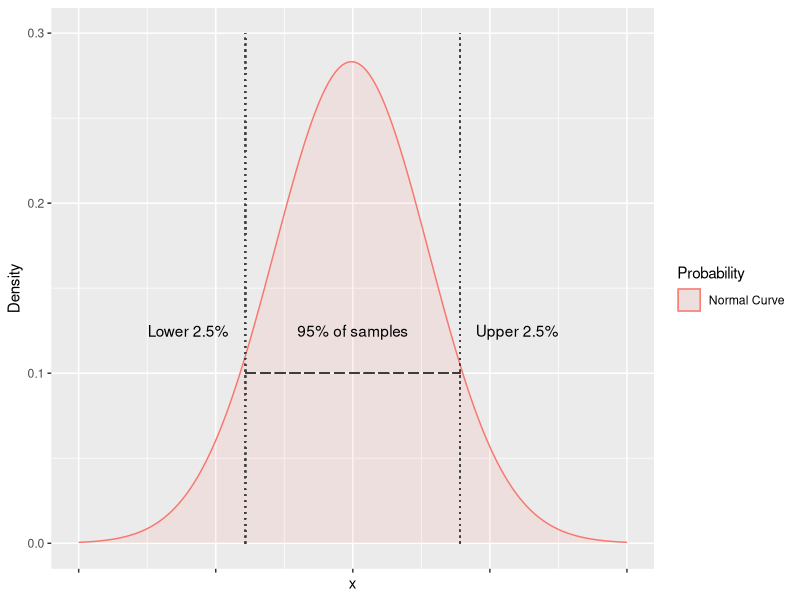
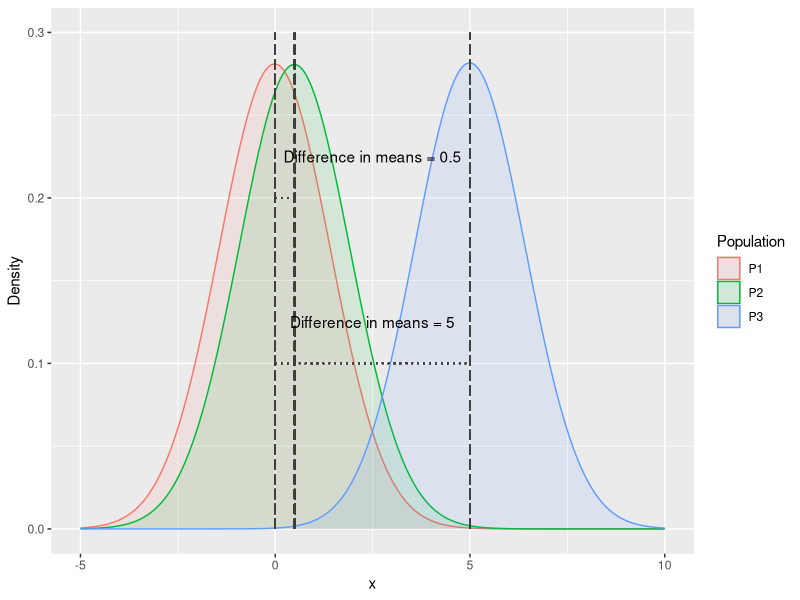
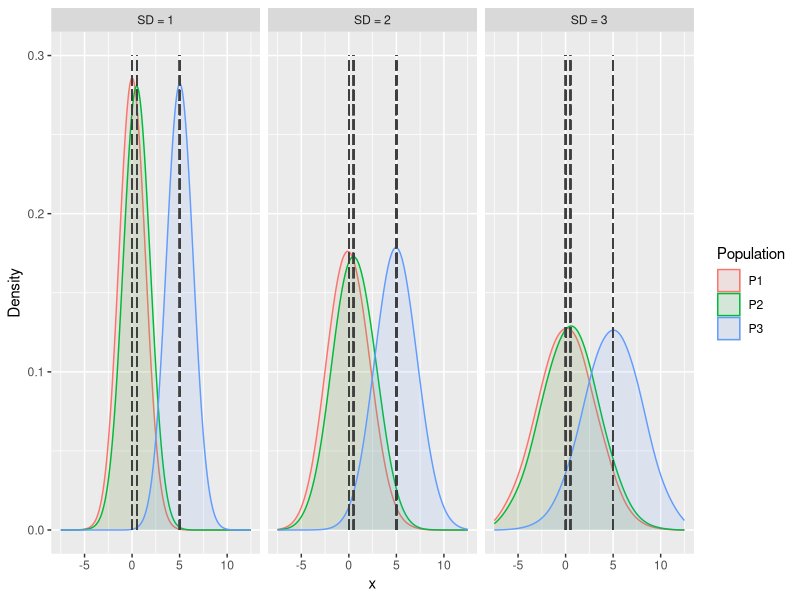
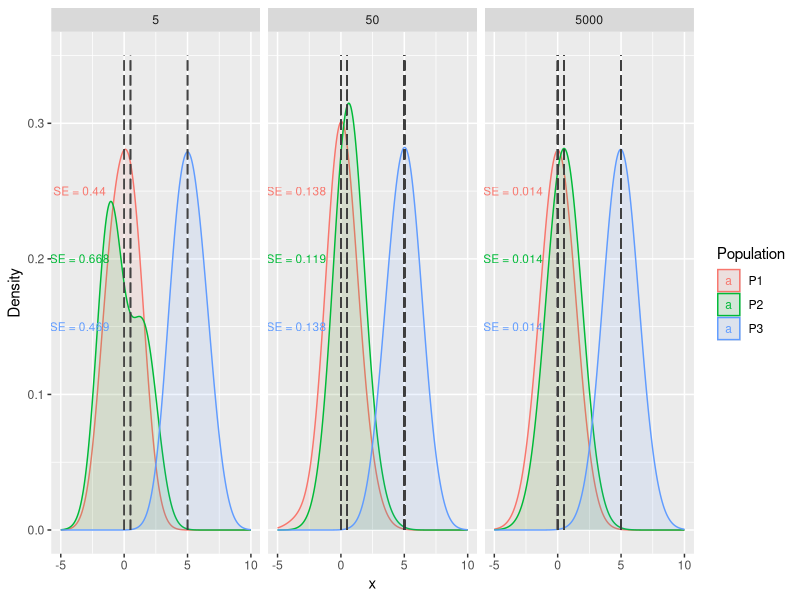
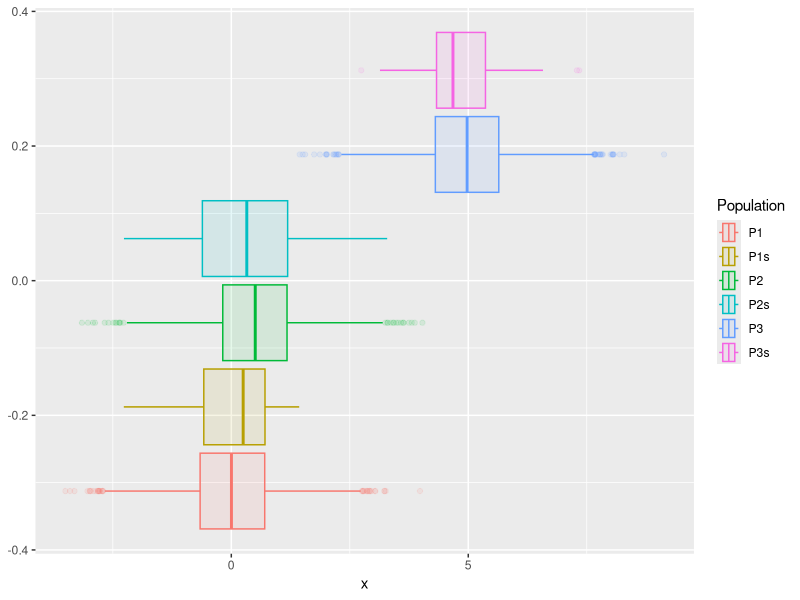

The R script that drew these images, in order:
## ---- chunk 1
library(tidyverse)

ddat <- data.frame(x = rnorm(5000, 0, 1), Probability = rep("Normal Curve", 5000))

ggplot(ddat, aes(x, fill = Probability, colour = Probability)) +
  geom_density(alpha = 0.1, bw = 1) +
  theme(axis.text.x = element_blank()) +
  geom_segment(aes(x = 1.96, y = 0, xend = 1.96, yend = 0.3), col = "gray25", size = 0.5, alpha = .2, linetype = 3) +
  geom_segment(aes(x = -1.96, y = 0, xend = -1.96, yend = 0.3), col = "gray25", size = 0.5, alpha = .2, linetype = 3) +
  geom_segment(aes(x = -1.96, y = 0.1, xend = 1.96, yend = 0.1), col = "gray25", size = 0.5, alpha = .2, linetype = 5) +
  annotate("text", x = 0, y = 0.125, label = "95% of samples") +
  annotate("text", x = 3, y = 0.125, label = "Upper 2.5%") +
  annotate("text", x = -3, y = 0.125, label = "Lower 2.5%") +
  ylab("Density") +
  xlim(-5,5)
## ---- chunk 2
#library(tidyverse)

ddat <- data.frame(x = c(rnorm(5000, 0, 1), rnorm(5000, 0.5, 1), rnorm(5000, 5, 1)), Population = c(rep("P1", 5000), rep("P2", 5000), rep("P3", 5000)))

ggplot(ddat, aes(x, fill = Population, colour = Population)) +
  geom_density(alpha = 0.1, bw = 1) +
  geom_segment(aes(x = 0, y = 0, xend = 0, yend = 0.3), col = "gray25", size = 0.5, alpha = .2, linetype = 5) +
  geom_segment(aes(x = 0.5, y = 0, xend = 0.5, yend = 0.3), col = "gray25", size = 0.5, alpha = .2, linetype = 5) +
  geom_segment(aes(x = 5, y = 0, xend = 5, yend = 0.3), col = "gray25", size = 0.5, alpha = .2, linetype = 5) +
  geom_segment(aes(x = 0, y = 0.1, xend = 5, yend = 0.1), col = "gray25", size = 0.5, alpha = .2, linetype = 3) +
  annotate("text", x = 2.5, y = 0.125, label = "Difference in means = 5") +
  geom_segment(aes(x = 0, y = 0.2, xend = 0.5, yend = 0.2), col = "gray25", size = 0.5, alpha = .2, linetype = 3) +
  annotate("text", x = 2.5, y = 0.225, label = "Difference in means = 0.5") +
  ylab("Density") +
  xlim(-5,10)
## ---- chunk 3
#| fig-height: 4

#library(tidyverse)

ddat <- rbind(data.frame(x = c(rnorm(5000, 0, 1), rnorm(5000, 0.5, 1), rnorm(5000, 5, 1)), Population = c(rep("P1", 5000), rep("P2", 5000), rep("P3", 5000)), variability = "SD = 1"), data.frame(x = c(rnorm(5000, 0, 2), rnorm(5000, 0.5, 2), rnorm(5000, 5, 2)), Population = c(rep("P1", 5000), rep("P2", 5000), rep("P3", 5000)), variability = "SD = 2"), data.frame(x = c(rnorm(5000, 0, 3), rnorm(5000, 0.5, 3), rnorm(5000, 5, 3)), Population = c(rep("P1", 5000), rep("P2", 5000), rep("P3", 5000)), variability = "SD = 3"))

ggplot(ddat, aes(x, fill = Population, colour = Population)) +
  geom_density(alpha = 0.1, bw = 1) +
  geom_segment(aes(x = 0, y = 0, xend = 0, yend = 0.3), col = "gray25", size = 0.5, alpha = .2, linetype = 5) +
  geom_segment(aes(x = 0.5, y = 0, xend = 0.5, yend = 0.3), col = "gray25", size = 0.5, alpha = .2, linetype = 5) +
  geom_segment(aes(x = 5, y = 0, xend = 5, yend = 0.3), col = "gray25", size = 0.5, alpha = .2, linetype = 5) +
  ylab("Density") +
  xlim(-7.5,12.5)  +
  facet_wrap(vars(variability))
## ---- chunk 4
#| fig-height: 4
#library(tidyverse)

ddat <- rbind(data.frame(x = c(rnorm(5000, 0, 1), rnorm(5000, 0.5, 1), rnorm(5000, 5, 1)), Population = c(rep("P1", 5000), rep("P2", 5000), rep("P3", 5000)), Sample = 5000), data.frame(x = c(rnorm(50, 0, 1), rnorm(50, 0.5, 1), rnorm(50, 5, 1)), Population = c(rep("P1", 50), rep("P2", 50), rep("P3", 50)), Sample = 50), data.frame(x = c(rnorm(5, 0, 1), rnorm(5, 0.5, 1), rnorm(5, 5, 1)), Population = c(rep("P1", 5), rep("P2", 5), rep("P3", 5)), Sample = 5))

ss <- ggplot(ddat, aes(x, fill = Population, colour = Population)) +
  geom_density(alpha = 0.1, bw = 1) +
  geom_segment(aes(x = 0, y = 0, xend = 0, yend = 0.35), col = "gray25", size = 0.5, alpha = .2, linetype = 5) +
  geom_segment(aes(x = 0.5, y = 0, xend = 0.5, yend = 0.35), col = "gray25", size = 0.5, alpha = .2, linetype = 5) +
  geom_segment(aes(x = 5, y = 0, xend = 5, yend = 0.35), col = "gray25", size = 0.5, alpha = .2, linetype = 5) +
  ylab("Density") +
  xlim(-5,10) +
  facet_wrap(vars(Sample))

ss_labels <- ddat %>% group_by(Sample, Population) %>% summarize(sd = sd(x)) %>% mutate(se = round(sd/sqrt(Sample), 3)) %>% mutate(label = paste0("SE = ", se))
  
p1_lab <- filter(ss_labels, Population == "P1")
p2_lab <- filter(ss_labels, Population == "P2")
p3_lab <- filter(ss_labels, Population == "P3")

ss +
  geom_text(x = -3.5, y = 0.25, aes(label = label), data = p1_lab, size = 3) +
  geom_text(x = -3.5, y = 0.2, aes(label = label), data = p2_lab, size = 3) +
  geom_text(x = -3.5, y = 0.15, aes(label = label), data = p3_lab, size = 3)
## ---- chunk 5
#library(tidyverse)

ddat <- rbind(data.frame(x = c(rnorm(5000, 0, 1), rnorm(5000, 0.5, 1), rnorm(5000, 5, 1)), Population = c(rep("P1", 5000), rep("P2", 5000), rep("P3", 5000))), data.frame(x = c(rnorm(50, 0, 1), rnorm(50, 0.5, 1), rnorm(50, 5, 1)), Population = c(rep("P1s", 50), rep("P2s", 50), rep("P3s", 50))))

ggplot(ddat, aes(x, fill = Population, colour = Population)) +
  geom_boxplot(alpha = 0.1)
## ---- chunk 6
1 + 1
